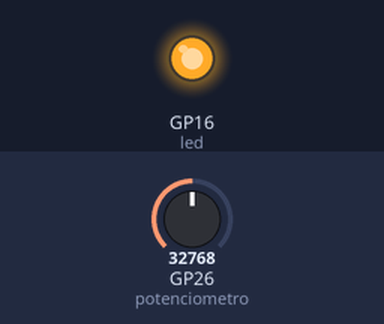
Recording of a program running on a simulated Raspberry Pi Pico running MicroPython. Parts: output pins drawn as LEDs (lit = HIGH). The inputs (shaded band) are chosen by the test bench; at power-on: GP26 (potenciometro) = 32768 (analog values on the 0–65535 scale).

Above: at 1.2 s.
1.3 s: GP26 (potenciometro) set to 7864
At 2.0 s:
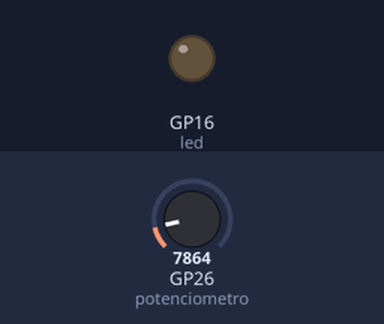
4.8 s: GP26 (potenciometro) set to 0
Timing chart, 0 to 14.3 s (numbered marks = the images above; inputs shaded):
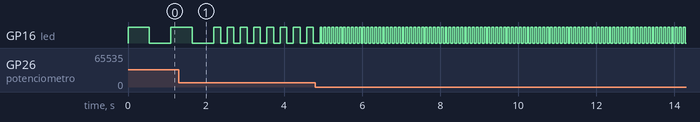

Measured:
- after the input at 4.8 s, GP16 (led): alternates HIGH for 0.05 s and LOW for 0.05 s, starting after 0.17 s
- by itself, GP16 (led): repeats every 0.34 s: HIGH 0.17 s, LOW 0.17 s

The program:

7.CONTROLE_DIGITAL_BRILHO.py
```python
from machine import Pin, ADC
from utime import sleep

led = Pin(16, Pin.OUT)
potenciometro = ADC(26)

while True:
    leitura = potenciometro.read_u16()

    # Converte o valor de 0~65535 para um tempo entre 0.05s e 1.05s
    tempo_pausa = (leitura / 65535) + 0.05

    led.value(1)
    sleep(tempo_pausa)
    led.value(0)
    sleep(tempo_pausa)
```
